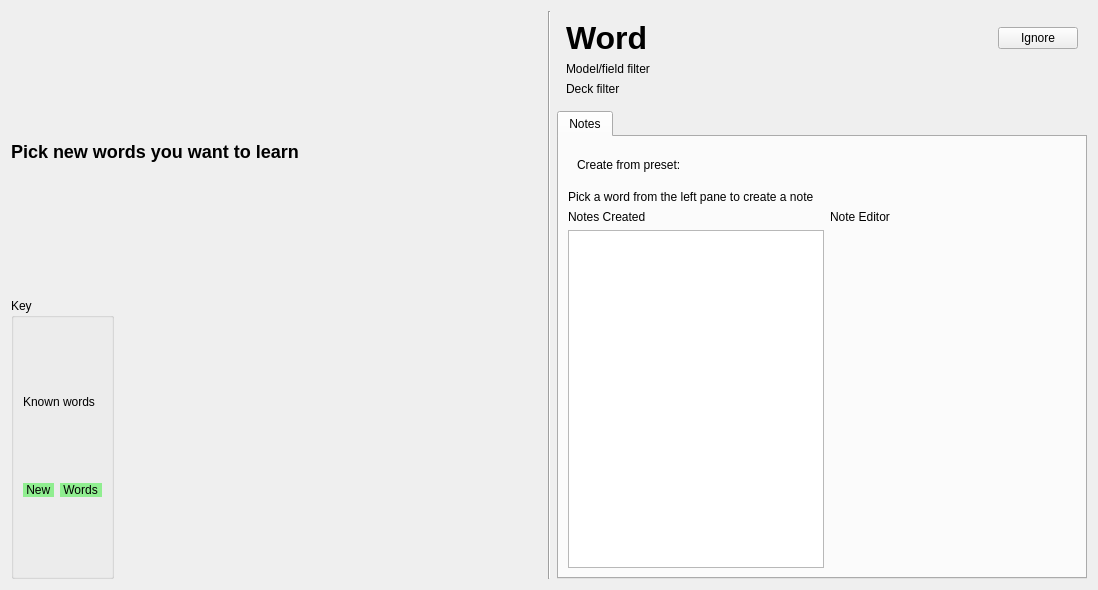
<?xml version="1.0" encoding="UTF-8"?>
<ui version="4.0">
 <class>Dialog</class>
 <widget class="QDialog" name="Dialog">
  <property name="geometry">
   <rect>
    <x>0</x>
    <y>0</y>
    <width>1098</width>
    <height>590</height>
   </rect>
  </property>
  <property name="windowTitle">
   <string>Word Select</string>
  </property>
  <layout class="QHBoxLayout" name="horizontalLayout">
   <item>
    <layout class="QVBoxLayout" name="word_select_pane_vbox">
     <item>
      <widget class="QLabel" name="label">
       <property name="styleSheet">
        <string notr="true">font-weight: bold; font-size: 18px</string>
       </property>
       <property name="text">
        <string>Pick new words you want to learn</string>
       </property>
      </widget>
     </item>
     <item>
      <layout class="QHBoxLayout" name="horizontalLayout_2">
       <item>
        <widget class="QGroupBox" name="key_hvox">
         <property name="title">
          <string>Key</string>
         </property>
         <layout class="QVBoxLayout" name="verticalLayout_2">
          <item>
           <widget class="QLabel" name="label_2">
            <property name="sizePolicy">
             <sizepolicy hsizetype="Fixed" vsizetype="Fixed">
              <horstretch>0</horstretch>
              <verstretch>0</verstretch>
             </sizepolicy>
            </property>
            <property name="text">
             <string>Known words</string>
            </property>
           </widget>
          </item>
          <item>
           <layout class="QHBoxLayout" name="key_new_words_hbox">
            <item>
             <widget class="QLabel" name="label_3">
              <property name="sizePolicy">
               <sizepolicy hsizetype="Fixed" vsizetype="Fixed">
                <horstretch>0</horstretch>
                <verstretch>0</verstretch>
               </sizepolicy>
              </property>
              <property name="styleSheet">
               <string notr="true">background-color: lightgreen</string>
              </property>
              <property name="text">
               <string> New </string>
              </property>
             </widget>
            </item>
            <item>
             <widget class="QLabel" name="label_4">
              <property name="sizePolicy">
               <sizepolicy hsizetype="Fixed" vsizetype="Fixed">
                <horstretch>0</horstretch>
                <verstretch>0</verstretch>
               </sizepolicy>
              </property>
              <property name="styleSheet">
               <string notr="true">background-color: lightgreen</string>
              </property>
              <property name="text">
               <string> Words </string>
              </property>
             </widget>
            </item>
           </layout>
          </item>
         </layout>
        </widget>
       </item>
       <item>
        <spacer name="horizontalSpacer_2">
         <property name="orientation">
          <enum>Qt::Horizontal</enum>
         </property>
         <property name="sizeHint" stdset="0">
          <size>
           <width>40</width>
           <height>20</height>
          </size>
         </property>
        </spacer>
       </item>
      </layout>
     </item>
    </layout>
   </item>
   <item>
    <widget class="Line" name="line">
     <property name="orientation">
      <enum>Qt::Vertical</enum>
     </property>
    </widget>
   </item>
   <item>
    <layout class="QVBoxLayout" name="note_pane_vbox">
     <item>
      <widget class="QWidget" name="word_details" native="true">
       <layout class="QVBoxLayout" name="verticalLayout_5">
        <item>
         <layout class="QHBoxLayout" name="horizontalLayout_3">
          <item>
           <widget class="QLabel" name="word_label">
            <property name="styleSheet">
             <string notr="true">font-size: 32px; font-weight: bold</string>
            </property>
            <property name="text">
             <string>Word</string>
            </property>
           </widget>
          </item>
          <item>
           <spacer name="horizontalSpacer_3">
            <property name="orientation">
             <enum>Qt::Horizontal</enum>
            </property>
            <property name="sizeHint" stdset="0">
             <size>
              <width>40</width>
              <height>20</height>
             </size>
            </property>
           </spacer>
          </item>
          <item>
           <widget class="QPushButton" name="ignore_button">
            <property name="styleSheet">
             <string notr="true">font-size: 12px</string>
            </property>
            <property name="text">
             <string>Ignore</string>
            </property>
            <property name="autoDefault">
             <bool>false</bool>
            </property>
           </widget>
          </item>
         </layout>
        </item>
        <item>
         <widget class="QLabel" name="note_field_label">
          <property name="styleSheet">
           <string notr="true">font-size: 12px</string>
          </property>
          <property name="text">
           <string>Model/field filter</string>
          </property>
         </widget>
        </item>
        <item>
         <widget class="QLabel" name="deck_label">
          <property name="styleSheet">
           <string notr="true">font-size: 12px</string>
          </property>
          <property name="text">
           <string>Deck filter</string>
          </property>
         </widget>
        </item>
       </layout>
      </widget>
     </item>
     <item>
      <widget class="QTabWidget" name="tab_widget">
       <property name="currentIndex">
        <number>0</number>
       </property>
       <widget class="QWidget" name="notes_tab">
        <attribute name="title">
         <string>Notes</string>
        </attribute>
        <layout class="QVBoxLayout" name="verticalLayout">
         <item>
          <widget class="QWidget" name="create_hbox_2" native="true">
           <layout class="QHBoxLayout" name="create_hbox">
            <item>
             <widget class="QLabel" name="create_label">
              <property name="text">
               <string>Create from preset:</string>
              </property>
             </widget>
            </item>
            <item>
             <layout class="QHBoxLayout" name="create_btns_hbox"/>
            </item>
            <item>
             <spacer name="horizontalSpacer">
              <property name="orientation">
               <enum>Qt::Horizontal</enum>
              </property>
              <property name="sizeHint" stdset="0">
               <size>
                <width>40</width>
                <height>20</height>
               </size>
              </property>
             </spacer>
            </item>
           </layout>
          </widget>
         </item>
         <item>
          <widget class="QLabel" name="no_word_selected_tip">
           <property name="text">
            <string>Pick a word from the left pane to create a note</string>
           </property>
          </widget>
         </item>
         <item>
          <layout class="QHBoxLayout" name="note_editing_widgets">
           <item>
            <layout class="QVBoxLayout" name="verticalLayout_3">
             <item>
              <widget class="QLabel" name="notes_created_label">
               <property name="text">
                <string>Notes Created</string>
               </property>
              </widget>
             </item>
             <item>
              <widget class="QListWidget" name="note_list_widget"/>
             </item>
            </layout>
           </item>
           <item>
            <layout class="QVBoxLayout" name="verticalLayout_4">
             <item>
              <widget class="QLabel" name="note_editor_label">
               <property name="text">
                <string>Note Editor</string>
               </property>
              </widget>
             </item>
             <item>
              <widget class="QStackedWidget" name="note_stacked_widget"/>
             </item>
            </layout>
           </item>
          </layout>
         </item>
        </layout>
       </widget>
      </widget>
     </item>
    </layout>
   </item>
  </layout>
 </widget>
 <resources/>
 <connections/>
</ui>
